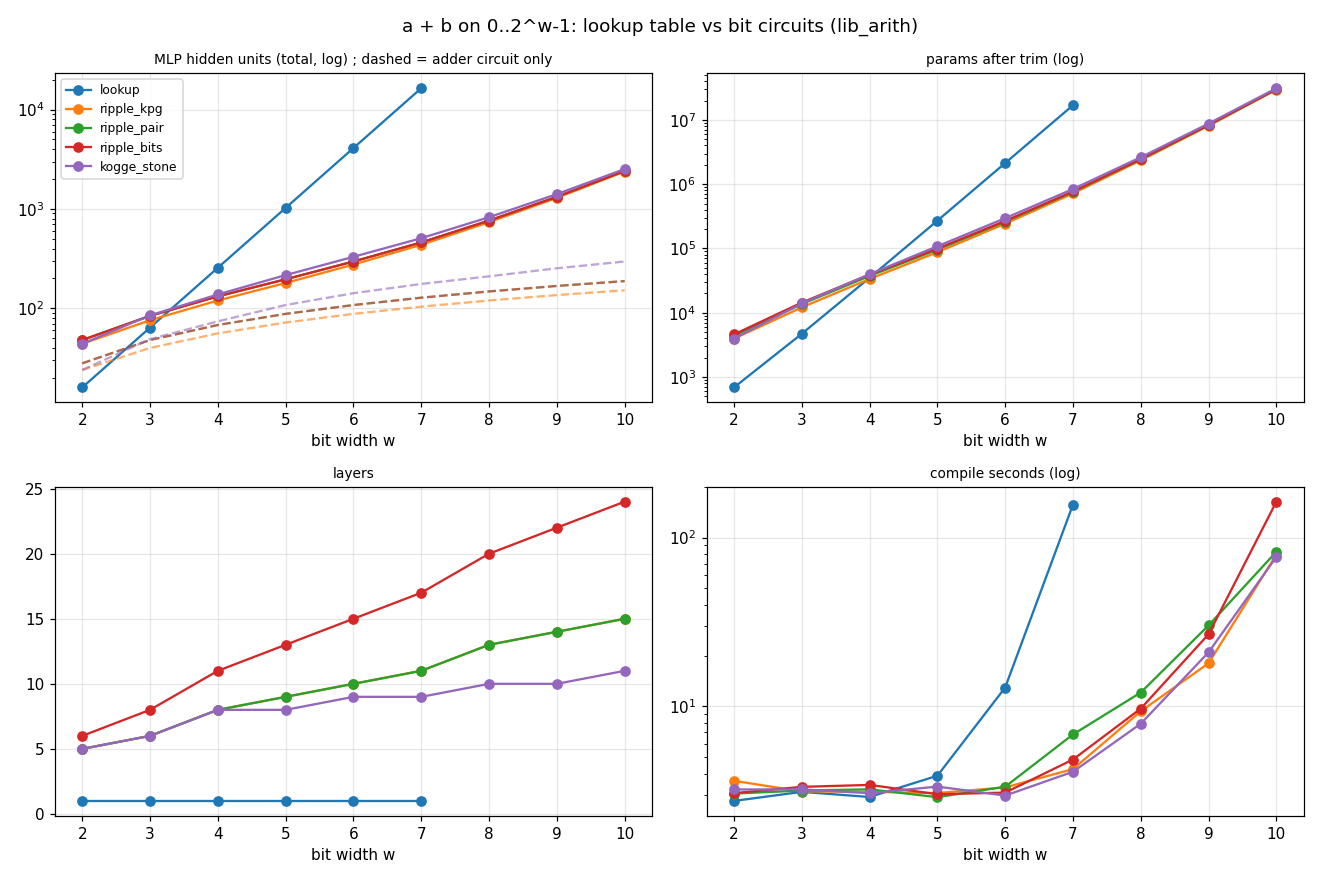

Generate this figure with Python:
"""Cost of a + b as one lookup table vs as bit circuits (lib_arith), w = 2..10.

Each program reads a = tokens (vocab 0..2^w-1) and b = indices (max_seq_len
2^w) and outputs a + b as one categorical value:
  lookup:       SequenceMap(lambda a, b: a + b, tokens, indices)
  ripple_*:     from_bits(ripple_add(to_bits(a), to_bits(b), fusion))
  kogge_stone:  from_bits(kogge_stone_add(to_bits(a), to_bits(b)))
Per (method, w), in its own process with a timeout: compile, count MLP units,
trim with shrinking.shrink(reuse=False), and compare the compiled model with
rasp.evaluate and with integer a + b on random full-length inputs.

Units are split by part (from basis inference value sets, the same sizes
expr_to_craft_graph builds): encode = the to_bits Maps, circuit = the adder
(or the lookup table), decode = from_bits. units_live counts MLP units with a
nonzero input weight in the compiled model.

Settings live in config.toml [bit_arith]. Writes results.jsonl (one row per
config, flushed), run.log, bit_arith.png and summary.md to out_dir.

Usage:
  uv run --extra experiments python experiments/bit_arith/bit_arith.py
"""

import json
import os
import random
import resource
import subprocess
import sys
import threading
import time
import tomllib
from concurrent.futures import ThreadPoolExecutor, as_completed
from typing import Any

ROOT = os.path.dirname(os.path.dirname(os.path.dirname(
    os.path.abspath(__file__))))
CONFIG_PATH = os.environ.get("BIT_ARITH_CONFIG",
                             os.path.join(ROOT, "config.toml"))
with open(CONFIG_PATH, "rb") as _f:
  CFG = tomllib.load(_f)["bit_arith"]
OUT_DIR = os.path.join(ROOT, CFG["out_dir"])
LOOKUP = "lookup"
PARTS = ("encode", "circuit", "decode")

HEADER = (f"{'method':<13}{'w':>3}{'units↓':>11}{'live↓':>11}{'circuit↓':>10}"
          f"{'decode↓':>9}{'layers↓':>8}{'d_model':>8}{'d_trim↓':>8}"
          f"{'params':>15}{'p_trim↓':>13}{'compile_s↓':>11}{'seqs':>6}"
          f"{'mism_rasp↓':>11}{'mism_int↓':>10}{'rss_gb':>7}")


def build(method, w):
  """(program, encode S-Ops, circuit output S-Ops) of a + b at width w."""
  from tracr.compiler import lib_arith
  from tracr.rasp import rasp
  if method == LOOKUP:
    program = rasp.categorical(
        rasp.SequenceMap(lambda x, y: x + y, rasp.tokens, rasp.indices))
    return program, [], [program]
  a = lib_arith.to_bits(rasp.tokens, w)
  b = lib_arith.to_bits(rasp.indices, w)
  if method == "kogge_stone":
    out = lib_arith.kogge_stone_add(a, b)
  else:
    out = lib_arith.ripple_add(a, b, fusion=method.removeprefix("ripple_"))
  return lib_arith.from_bits(out), a + b, out


def units_by_part(program, encode, circuit_out, vocab, n):
  """Hidden units of each MLP from basis inference, summed per part."""
  import networkx as nx
  from tracr.compiler import basis_inference
  from tracr.compiler import nodes
  from tracr.compiler import rasp_to_graph
  from tracr.rasp import rasp
  extracted = rasp_to_graph.extract_rasp_graph(program)
  graph = extracted.graph
  basis_inference.infer_bases(graph, extracted.sink, vocab, n)
  encode_labels = {s.label for s in encode}
  circuit_labels = set()
  for sop in circuit_out:
    circuit_labels |= nx.ancestors(graph, sop.label) | {sop.label}
  units = dict.fromkeys(PARTS, 0)

  def width(sop):
    return len(graph.nodes[sop.label][nodes.OUTPUT_BASIS])

  for label, node in graph.nodes.items():
    expr = node[nodes.EXPR]
    if isinstance(expr, rasp.SequenceMap):
      hidden = (width(expr.fst) if width(expr.fst) == width(expr.snd) and
                expr.fst is expr.snd else width(expr.fst) * width(expr.snd))
    elif isinstance(expr, rasp.Map):
      hidden = width(expr)
    else:
      continue
    if label in encode_labels:
      units["encode"] += hidden
    elif label in circuit_labels:
      units["circuit"] += hidden
    else:
      units["decode"] += hidden
  return units


def random_inputs(w, seed):
  """Full-length random inputs: `samples` of them, capped so all of them
  together have at most dense_token_budget tokens (the dense forward pass
  costs about 0.5 GFLOP per token at w=10)."""
  n = 2**w
  count = min(CFG["samples"], max(1, CFG["dense_token_budget"] // (n + 1)))
  rng = random.Random(seed)
  return [[rng.randrange(n) for _ in range(n)] for _ in range(count)]


def run_model(model, seqs):
  """Decoded outputs at real positions, batched under one jit."""
  import jax
  import jax.numpy as jnp
  import numpy as np
  enc, dec = model.input_encoder, model.output_encoder
  # Returning only the output lets XLA drop the per-layer residuals and
  # attention logits that model.forward also returns.
  forward = jax.jit(lambda p, x: model.forward(p, x).unembedded_output)
  outs = []
  for start in range(0, len(seqs), CFG["batch_size"]):
    chunk = seqs[start:start + CFG["batch_size"]]
    ids = np.array([enc.encode([enc.bos_token] + s) for s in chunk],
                   dtype=np.int32)
    pred = np.asarray(forward(model.params, jnp.asarray(ids)))
    outs += [dec.decode(row.tolist())[1:] for row in pred]
  return outs


def child(method, w):
  import numpy as np
  from tracr.compiler import compiling
  from tracr.compiler import shrinking
  from tracr.rasp import rasp
  n = 2**w
  vocab = set(range(n))
  program, encode, circuit_out = build(method, w)
  units = units_by_part(program, encode, circuit_out, vocab, n)
  t0 = time.perf_counter()
  model = compiling.compile_rasp_to_model(
      program, vocab=vocab, max_seq_len=n, compiler_bos=CFG["compiler_bos"])
  compile_s = time.perf_counter() - t0
  cfg = model.model_config
  live = sum(int(np.count_nonzero(np.abs(np.asarray(
      model.params[f"transformer/layer_{l}/mlp/linear_1"]["w"])).sum(0)))
             for l in range(cfg.num_layers))
  t0 = time.perf_counter()
  stats = shrinking.shrink(model, reuse=False).stats
  shrink_s = time.perf_counter() - t0
  seqs = random_inputs(w, CFG["seed"] + w)
  t0 = time.perf_counter()
  got = run_model(model, seqs)
  apply_s = time.perf_counter() - t0
  t0 = time.perf_counter()
  want = [rasp.evaluate(program, s) for s in seqs]
  rasp_s = time.perf_counter() - t0
  ints = [[a + b for b, a in enumerate(s)] for s in seqs]
  row: dict[str, Any] = dict(
      method=method, w=w, ok=True, units=sum(units.values()),
      units_live=live, **{f"units_{p}": units[p] for p in PARTS},
      layers=cfg.num_layers, mlp_hidden_size=cfg.mlp_hidden_size,
      d_model=stats.d_model_before, d_model_trim=stats.d_model_after,
      params=stats.params_before, params_trim=stats.params_after,
      mlp_units_trim=stats.mlp_units_after, compile_s=compile_s,
      shrink_s=shrink_s, apply_s=apply_s, rasp_s=rasp_s, seqs=len(seqs),
      mism_rasp=sum(g != r for g, r in zip(got, want)),
      mism_int=sum(g != i for g, i in zip(got, ints)),
      rasp_vs_int=sum(r != i for r, i in zip(want, ints)))
  rss = resource.getrusage(resource.RUSAGE_SELF).ru_maxrss
  row["peak_rss_gb"] = rss / 2**30  # bytes on macOS
  print(json.dumps(row), flush=True)


def lookup_estimate_gb(w):
  """Dense MLP weights of the lookup table: 4^w units x (2 D) floats."""
  d = 2**w + 2**w + 2**(w + 1)  # token, index and output dims
  return 4**w * 2 * d * CFG["bytes_per_param"] / 2**30


def run_one(method, w):
  if method == LOOKUP and lookup_estimate_gb(w) > CFG["mem_budget_gb"]:
    return dict(method=method, w=w, ok=False,
                err=f"skipped: est. {lookup_estimate_gb(w):,.1f} GB of MLP "
                    f"weights > {CFG['mem_budget_gb']} GB budget")
  cmd = [sys.executable, os.path.abspath(__file__), "--one", method, str(w)]
  timeout = CFG["timeout_s"] if method == LOOKUP else CFG["bit_timeout_s"]
  t0 = time.perf_counter()
  try:
    r = subprocess.run(cmd, capture_output=True, text=True, cwd=ROOT,
                       timeout=timeout)
  except subprocess.TimeoutExpired:
    return dict(method=method, w=w, ok=False, err=f"timeout > {timeout} s")
  lines = [l for l in r.stdout.splitlines() if l.startswith("{")]
  if lines:
    return json.loads(lines[-1])
  tail = (r.stderr.strip().splitlines() or ["?"])[-1]
  return dict(method=method, w=w, ok=False,
              err=f"{tail[:120]} after {time.perf_counter() - t0:.0f} s")


def run_lookup_chain():
  """Lookup widths in increasing order, stopping at the first failure."""
  for w in CFG["widths"]:
    r = run_one(LOOKUP, w)
    yield r
    if not r["ok"]:
      return


def fmt_row(r):
  if not r["ok"]:
    return f"{r['method']:<13}{r['w']:>3}  FAIL {r['err']}"
  return (f"{r['method']:<13}{r['w']:>3}{r['units']:>11,}{r['units_live']:>11,}"
          f"{r['units_circuit']:>10,}{r['units_decode']:>9,}{r['layers']:>8}"
          f"{r['d_model']:>8,}{r['d_model_trim']:>8,}{r['params']:>15,}"
          f"{r['params_trim']:>13,}{r['compile_s']:>11.1f}{r['seqs']:>6}"
          f"{r['mism_rasp']:>11}{r['mism_int']:>10}{r['peak_rss_gb']:>7.1f}")


def fits(rows):
  """Growth of units, circuit units and compile time with w per method."""
  import numpy as np
  out = {}
  for method in [LOOKUP] + CFG["methods"]:
    ok = sorted((r for r in rows if r["method"] == method and r["ok"]),
                key=lambda r: r["w"])
    if len(ok) < 2:
      continue
    w = np.array([r["w"] for r in ok], float)
    fit = dict(widths=[int(x) for x in w])
    # Exponential growth: log2(y) = slope * w + c, so y ~ 2^(slope w).
    for key in ("units", "units_circuit", "params_trim", "compile_s"):
      y = np.array([r[key] for r in ok], float)
      fit[f"{key}_log2_slope"] = float(np.polyfit(w, np.log2(y), 1)[0])
    # Linear growth of the circuit alone: units = a * w + b (or w log2 w).
    xs = w * np.log2(w) if method == "kogge_stone" else w
    y = np.array([r["units_circuit"] for r in ok], float)
    a, b = np.polyfit(xs, y, 1)
    fit["circuit_lin"] = dict(x="w*log2(w)" if method == "kogge_stone" else "w",
                              a=float(a), b=float(b),
                              max_abs_resid=float(np.abs(
                                  a * xs + b - y).max()))
    layers = np.array([r["layers"] for r in ok], float)
    fit["layers"] = [int(x) for x in layers]
    out[method] = fit
  return out


def plot(rows, path):
  import matplotlib
  matplotlib.use("Agg")
  import matplotlib.pyplot as plt
  methods = [LOOKUP] + CFG["methods"]
  fig, axes = plt.subplots(2, 2, figsize=(12, 8))
  panels = [("units", "MLP hidden units (total, log)", True),
            ("params_trim", "params after trim (log)", True),
            ("layers", "layers", False),
            ("compile_s", "compile seconds (log)", True)]
  for ax, (key, title, log) in zip(axes.flat, panels):
    for m in methods:
      ok = sorted((r for r in rows if r["method"] == m and r["ok"]),
                  key=lambda r: r["w"])
      if not ok:
        continue
      line, = ax.plot([r["w"] for r in ok], [r[key] for r in ok], "o-",
                      label=m)
      if key == "units" and m != LOOKUP:
        ax.plot([r["w"] for r in ok], [r["units_circuit"] for r in ok], "--",
                color=line.get_color(), alpha=0.6)
    ax.set_title(title + (" ; dashed = adder circuit only"
                          if key == "units" else ""), fontsize=9)
    ax.set_xlabel("bit width w")
    if log:
      ax.set_yscale("log")
    ax.grid(alpha=0.3)
  axes[0, 0].legend(fontsize=8)
  fig.suptitle("a + b on 0..2^w-1: lookup table vs bit circuits (lib_arith)")
  fig.tight_layout()
  fig.savefig(path, dpi=110)
  plt.close(fig)


def _ratio(before, after):
  """before / after as text, bold when at least bold_ratio."""
  x = before / after
  text = f"{x:,.1f}x"
  return f"**{text}**" if x >= CFG["bold_ratio"] else text


def write_summary(rows, fit, total_s):
  ok = [r for r in rows if r["ok"]]
  by = {(r["method"], r["w"]): r for r in ok}
  lookup_ws = sorted(r["w"] for r in ok if r["method"] == LOOKUP)
  fails = [r for r in rows if not r["ok"]]
  w_cmp = lookup_ws[-1] if lookup_ws else None
  lines = ["# Bit arithmetic vs lookup table", "",
           "## What was tested", "",
           "a + b for a = tokens (vocab 0..2^w-1) and b = indices "
           "(max_seq_len 2^w), compiled as one lookup-table SequenceMap and "
           "as bit circuits from tracr/compiler/lib_arith.py, for w = "
           f"{CFG['widths'][0]}..{CFG['widths'][-1]}. Every bit program "
           "reads its bits with to_bits Maps (encode) and returns one "
           "categorical value through from_bits (decode). Each compiled model "
           f"ran on {CFG['samples']} random full-length inputs (seed "
           f"{CFG['seed']} + w; fewer when they would exceed "
           f"{CFG['dense_token_budget']:,} tokens, see seqs) against "
           "rasp.evaluate and integer a + b.", "",
           "Terms: units = MLP hidden units (one ReLU each) from the value "
           "sets; circuit = units of the adder alone (or of the table); "
           "layers = attention+MLP layer pairs; d_trim / p_trim = residual "
           "width and dense params after shrinking.shrink(reuse=False).", "",
           "## Key numbers", ""]
  lines.append(f"- Configs: {len(ok)} compiled and checked, {len(fails)} "
               "not: " + "; ".join(f"{r['method']} w={r['w']}: {r['err']}"
                                   for r in fails))
  mism = sum(r["mism_rasp"] + r["mism_int"] for r in ok)
  seqs = sum(r["seqs"] for r in ok)
  lines.append(f"- Mismatching sequences vs RASP + vs integers: {mism} of "
               f"{2 * seqs:,} comparisons.")
  if w_cmp is not None:
    lk = by[(LOOKUP, w_cmp)]
    lines.append(f"- Largest lookup that compiled: w={w_cmp}, "
                 f"{lk['units']:,} units, {lk['params_trim']:,} trimmed "
                 f"params, {lk['compile_s']:.1f} s.")
    for m in CFG["methods"]:
      r = by.get((m, w_cmp))
      if r:
        lines.append(
            f"  - {m} at w={w_cmp}: units {lk['units']:,} -> {r['units']:,} "
            f"({_ratio(lk['units'], r['units'])}), circuit "
            f"{lk['units_circuit']:,} -> {r['units_circuit']:,}, params_trim "
            f"{lk['params_trim']:,} -> {r['params_trim']:,} "
            f"({_ratio(lk['params_trim'], r['params_trim'])}), layers "
            f"{lk['layers']} -> {r['layers']}, compile {lk['compile_s']:.1f} "
            f"-> {r['compile_s']:.1f} s.")
  w_max = CFG["widths"][-1]
  for m in CFG["methods"]:
    r = by.get((m, w_max))
    if r:
      lines.append(f"- {m} at w={w_max}: {r['units']:,} units (circuit "
                   f"{r['units_circuit']:,}, decode {r['units_decode']:,}, "
                   f"encode {r['units_encode']:,}), {r['layers']} layers, "
                   f"d_trim {r['d_model_trim']:,}, p_trim "
                   f"{r['params_trim']:,}, compile {r['compile_s']:.1f} s.")
  lines += ["", "## Growth fits (least squares over the compiled widths)", "",
            "| method | widths | units log2-slope | circuit log2-slope | "
            "circuit units ~ a*x + b | params_trim log2-slope | compile_s "
            "log2-slope | layers |", "|---|---|---|---|---|---|---|---|"]
  for m, f in fit.items():
    c = f["circuit_lin"]
    lines.append(
        f"| {m} | {f['widths'][0]}..{f['widths'][-1]} | "
        f"{f['units_log2_slope']:.2f} | {f['units_circuit_log2_slope']:.2f} | "
        f"{c['a']:.1f}*{c['x']} + {c['b']:.1f} (max resid "
        f"{c['max_abs_resid']:.1f}) | {f['params_trim_log2_slope']:.2f} | "
        f"{f['compile_s_log2_slope']:.2f} | {f['layers']} |")
  lines += ["", "A log2-slope s means the quantity grows like 2^(s w): 2 is "
            "the 4^w of a two-operand table, 1 the 2^w of a w-bit output.", "",
            f"Plot: {os.path.join(CFG['out_dir'], 'bit_arith.png')}. "
            f"Total wall time {total_s:.0f} s."]
  return lines


def main():
  os.makedirs(OUT_DIR, exist_ok=True)
  # Widest first: they take longest, so the pool finishes sooner.
  jobs = [(m, w) for w in reversed(CFG["widths"]) for m in CFG["methods"]]
  results_path = os.path.join(OUT_DIR, "results.jsonl")
  log_path = os.path.join(OUT_DIR, "run.log")
  rows = []
  lock = threading.Lock()
  with open(results_path, "w") as out, open(log_path, "w") as log:

    def emit(line):
      with lock:
        print(line, flush=True)
        log.write(line + "\n")
        log.flush()

    def record(r):
      with lock:
        rows.append(r)
        out.write(json.dumps(r) + "\n")
        out.flush()
      emit(fmt_row(r))

    emit(f"bit_arith: {len(jobs)} bit-circuit configs + lookup chain over "
         f"w={CFG['widths']} on {CFG['workers']} workers, timeout "
         f"{CFG['timeout_s']} s per lookup and {CFG['bit_timeout_s']} s per bit "
         f"circuit config -> {OUT_DIR}")
    emit("units = MLP hidden units from value sets; live = units with nonzero "
         "input weights; circuit/decode = adder/table vs from_bits units; "
         "mism_* = sequences (of seqs) differing from rasp.evaluate / integer "
         "a + b")
    emit(HEADER)
    t0 = time.perf_counter()

    def lookup_job():
      for r in run_lookup_chain():
        record(r)

    with ThreadPoolExecutor(CFG["workers"]) as ex:
      futs = [ex.submit(lookup_job)]
      futs += [ex.submit(lambda j=j: record(run_one(*j))) for j in jobs]
      for fu in as_completed(futs):
        fu.result()
    total_s = time.perf_counter() - t0
    emit(f"done {len(rows):,} configs in {total_s:.0f} s")
    fit = fits(rows)
    plot(rows, os.path.join(OUT_DIR, "bit_arith.png"))
    lines = write_summary(rows, fit, total_s)
    with open(os.path.join(OUT_DIR, "summary.md"), "w") as f:
      f.write("\n".join(lines) + "\n")
    emit("")
    for line in lines:
      emit(line)


if __name__ == "__main__":
  if len(sys.argv) > 1 and sys.argv[1] == "--one":
    child(sys.argv[2], int(sys.argv[3]))
  else:
    main()
